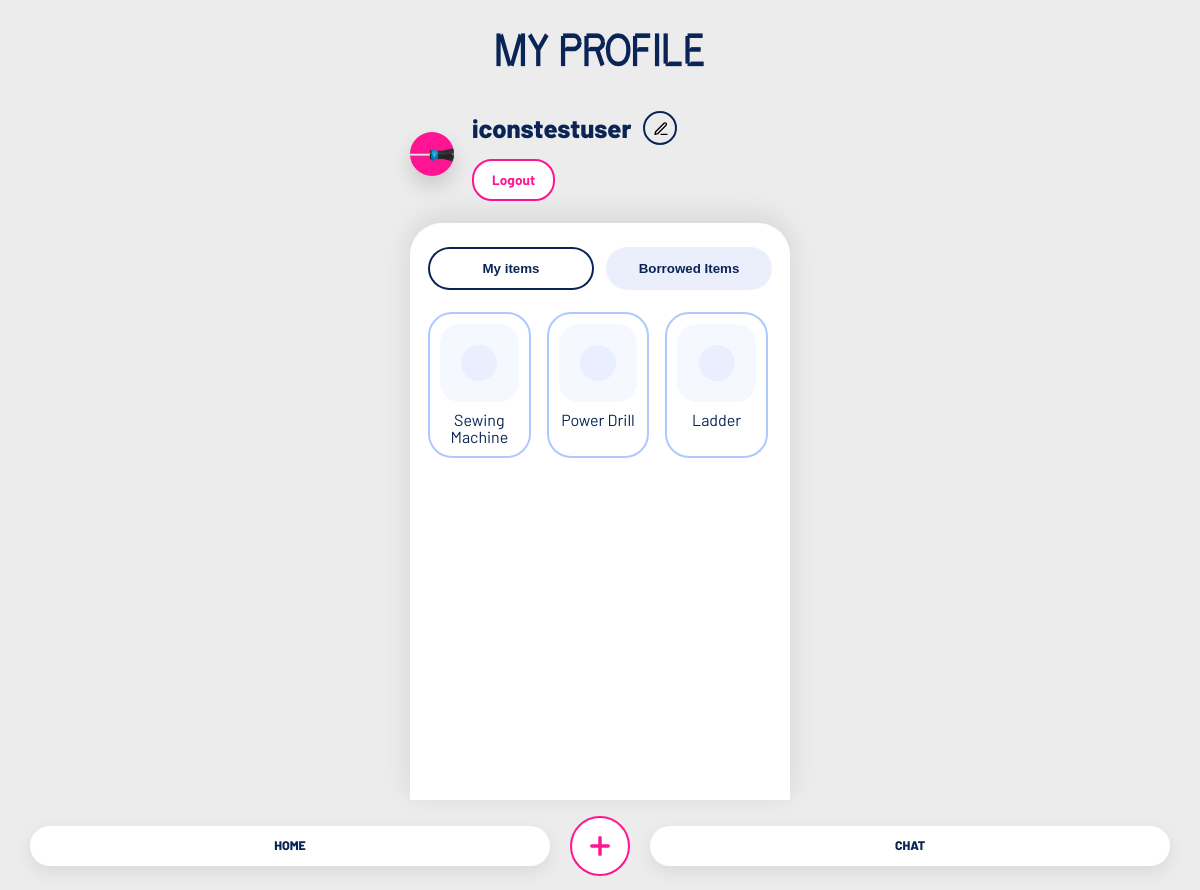
Page /profile (signed in) on the earlier database version.
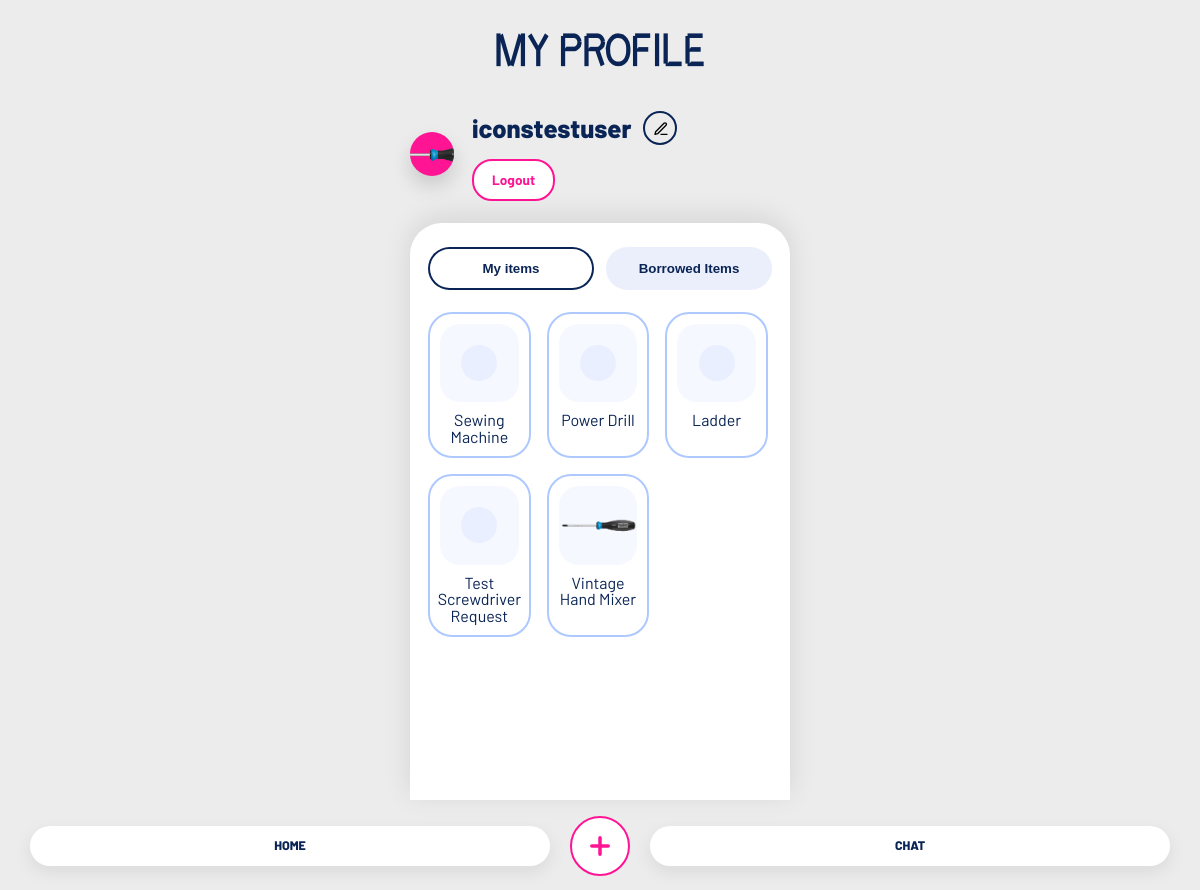
Same page on the later database version.
### tables this page shows
CREATE TABLE users (
                id INTEGER PRIMARY KEY AUTOINCREMENT,
                username TEXT UNIQUE NOT NULL,
                email TEXT UNIQUE,
                password TEXT NOT NULL,
                location TEXT,
                categories TEXT
            , photo TEXT);

CREATE TABLE items (
            id INTEGER PRIMARY KEY AUTOINCREMENT,
            name TEXT NOT NULL,
            description TEXT,
            owner_id INTEGER NOT NULL,
            status TEXT DEFAULT 'available',
            keywords TEXT, category TEXT, photo TEXT,
            FOREIGN KEY (owner_id) REFERENCES "users_old" (id)
        );

### app.py (the view)
@app.route('/profile')
def profile():
    if 'user_id' not in session:
        return redirect(url_for('login'))
    conn = get_db_connection()
    cursor = conn.cursor()
    cursor.execute('SELECT username, email, location, categories, photo FROM users WHERE id = ?', (session['user_id'],))
    user = cursor.fetchone()
    user_categories = [c.strip() for c in (user['categories'] or '').split(',') if c.strip()]
    cursor.execute('SELECT id, name, photo, category, status FROM items WHERE owner_id = ?', (session['user_id'],))
    my_items = cursor.fetchall()
    cursor.execute('''
        SELECT i.id, i.name, i.photo, i.category, u.username as owner_name, r.status
        FROM requests r
        JOIN items i ON r.item_id = i.id
        JOIN users u ON i.owner_id = u.id
        WHERE r.borrower_id = ?
        ORDER BY r.created_at DESC
    ''', (session['user_id'],))
    borrowed_items = cursor.fetchall()
    conn.close()
    return render_template('profile.html', user=user, my_items=my_items, borrowed_items=borrowed_items,
                         categories=PROFILE_CATEGORIES, user_categories=user_categories)

### app.py (called while the page is built)
def get_db_connection():
    conn = sqlite3.connect(DATABASE)
    conn.row_factory = sqlite3.Row
    return conn

@app.context_processor
def inject_current_user_photo():
    if 'user_id' not in session:
        return {'current_user_photo': None}
    conn = get_db_connection()
    cursor = conn.cursor()
    cursor.execute('SELECT photo FROM users WHERE id = ?', (session['user_id'],))
    row = cursor.fetchone()
    conn.close()
    return {'current_user_photo': row['photo'] if row else None}

### templates/profile.html (shortened to what this page needs)
{% from 'macros.html' import user_avatar %}
<!DOCTYPE html>
<html lang="en">
<head>
    <link rel="stylesheet" href="{{ url_for('static', filename='style.css') }}">
</head>
<body>
    <div class="container profile-page">
        <header class="profile-header">
            <h1>MY PROFILE</h1>
        </header>
        <section class="profile-user-row">
            {{ user_avatar('profile-avatar', current_user_photo, link=false) }}
            <div class="profile-user-info">
                <div class="profile-user-name-row">
                    <span class="profile-user-name">{{ user.username }}</span>
                    <button class="profile-edit-button" type="button" aria-label="Edit profile" onclick="openEditProfileModal()"><span class="icon icon-pencil" aria-hidden="true"></span></button>
                </div>
                <a href="{{ url_for('logout') }}" class="profile-logout-btn">Logout</a>
            </div>
        </section>
        <section class="profile-content">
            <div class="profile-tabs">
                <button class="tab active" data-tab="my-items">My items</button>
                <button class="tab" data-tab="borrowed-items">Borrowed Items</button>
            </div>
            <div class="tab-panels">
                <div class="tab-panel active" id="my-items">
                    <div class="items-grid">
                        {% if my_items %}
                            {% for item in my_items %}
                            <div class="item-card">
                                <div class="item-image">
                                    <div class="item-image-placeholder" {% if item.photo %}style="display:none;"{% endif %}></div>
                                    {% if item.photo %}
                                        <img src="{{ url_for('static', filename='uploads/' + item.photo) }}" alt="{{ item.name }}"
                                             onerror="this.style.display='none'; this.parentNode.querySelector('.item-image-placeholder').style.display='block';">
                                    {% endif %}
                                </div>
                                <div class="item-name">{{ item.name }}</div>
                            </div>
                            {% endfor %}
                        {% else %}
                            <p class="empty-state">No items yet</p>
                        {% endif %}
                    </div>
                </div>
            </div>
        </section>
        {% include 'footer_nav.html' %}
    </div>
</body>
</html>

### templates/macros.html
{% macro user_avatar(css_class, photo, link=true) %}
{% if link %}
<a href="{{ url_for('profile') }}" class="{{ css_class }}{% if not photo %} icon icon-user{% endif %}" aria-label="Profile">{% if photo %}<img src="{{ url_for('static', filename='uploads/' + photo) }}" alt="" class="avatar-photo">{% endif %}</a>
{% else %}
<div class="{{ css_class }}{% if not photo %} icon icon-user{% endif %}">{% if photo %}<img src="{{ url_for('static', filename='uploads/' + photo) }}" alt="" class="avatar-photo">{% endif %}</div>
{% endif %}
{% endmacro %}

### templates/footer_nav.html (shortened to what this page needs)
<nav class="bottom-nav">
    <a href="{{ url_for('dashboard') }}" class="nav-item{% if request.path == '/' or request.path.startswith('/dashboard') %} active{% endif %}">HOME</a>
    <a href="{{ url_for('add_item') }}" onclick="return openFooterAddItemModal(event)" class="nav-item center-action" aria-label="Add item">
        <svg class="plus-icon" viewBox="0 0 24 24" aria-hidden="true" xmlns="http://www.w3.org/2000/svg">
            <line x1="12" y1="5" x2="12" y2="19" />
            <line x1="5" y1="12" x2="19" y2="12" />
        </svg>
    </a>
    <a href="{{ url_for('chat_index') }}" class="nav-item{% if request.path.startswith('/chat') %} active{% endif %}">CHAT</a>
</nav>

Differences in the rows shown:
added items: name "Test Screwdriver Request"
added items: photo (picture), name "Vintage Hand Mixer"
